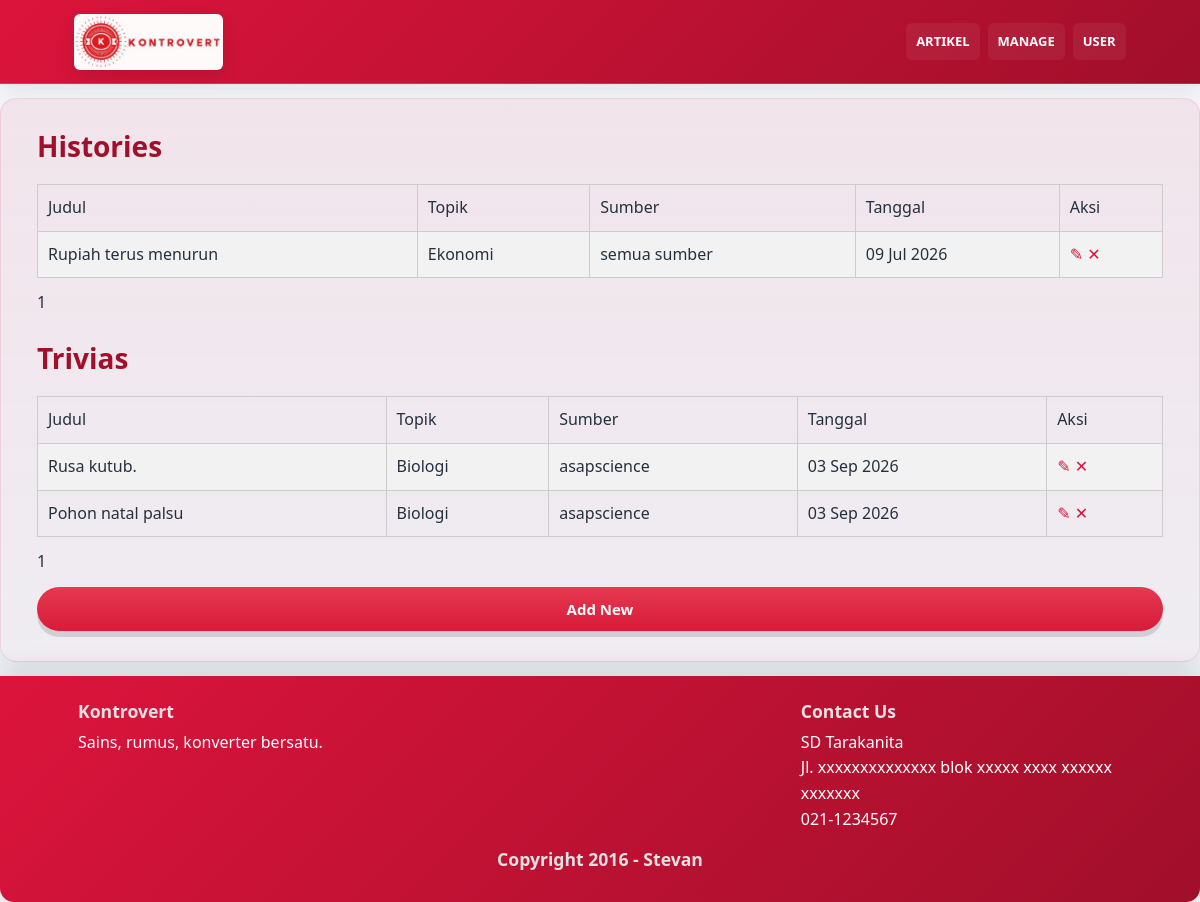
The app's page /CMS/shortArticleCMS.php (signed in), older data.
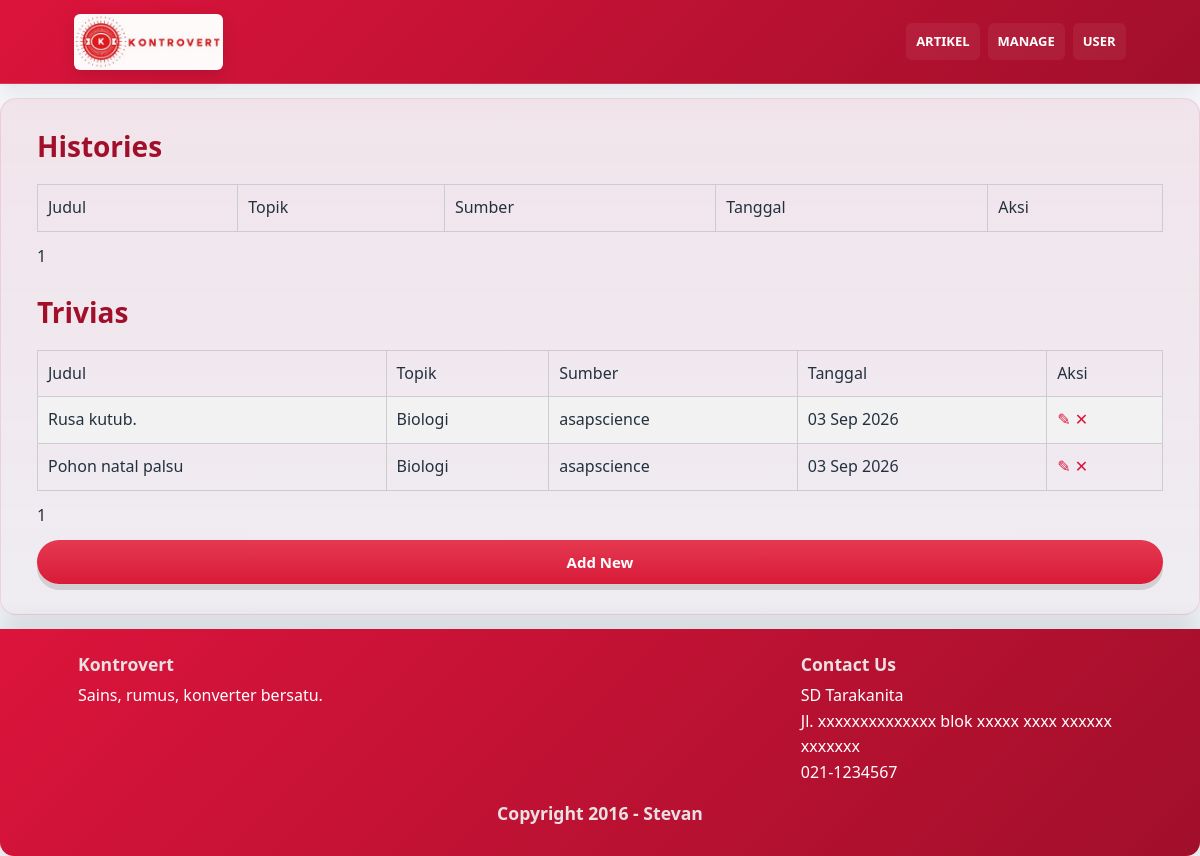
The same page, newer data.
### tables this page shows
CREATE TABLE `articles` (
  `id` int(11) NOT NULL,
  `idTopik` int(10) NOT NULL,
  `idJenis` int(11) NOT NULL,
  `gambar` varchar(100) NOT NULL,
  `judul` varchar(100) NOT NULL,
  `isi` text NOT NULL,
  `sumber` varchar(100) NOT NULL,
  `tanggal` date NOT NULL DEFAULT current_timestamp(),
  `idMateri` int(10) DEFAULT NULL,
  `created_by` varchar(20) NOT NULL
);

CREATE TABLE `topics` (
  `id` int(11) NOT NULL,
  `namaTopik` varchar(25) NOT NULL,
  `fg_in_news` tinyint(1) NOT NULL,
  `fg_in_materi` tinyint(1) NOT NULL,
  `fg_in_formulas` tinyint(1) NOT NULL
);

### CMS/shortArticleCMS.php (the view, shortened to what the changed rows need)
<?php
	require_once __DIR__ . '/../db.inc.php';
?>
<!DOCTYPE html>
<html>
    <head>
        <link rel="stylesheet" href="buttons.css">
	</head>
	<body>
        <div class="hero" role="banner">
			<div class="hero-inner">
				<h2>Histories</h2>
				<div class="hero-cta">
					<table id="contentMat" border="1">
                        <?php
                            $jml_list = 10;
                            $halamanHist = isset($_GET['pageH']) ? max(1, (int) $_GET['pageH']) : 1;
                            $offsetHist = ($halamanHist - 1) * $jml_list;
                            $sqlstr = "SELECT a.id, t.namaTopik, a.gambar,
                                            a.judul, a.isi, a.sumber, a.tanggal
                                        FROM articles a
                                            INNER JOIN topics t ON a.idTopik = t.id
                                        WHERE a.idjenis = 2
                                        ORDER BY a.id
                                        LIMIT $offsetHist,$jml_list";
                            $hasil = mysqli_query($db, $sqlstr);
                            $row = mysqli_fetch_row($hasil);
                            if($row)
                            {
                                do{
                                    list($id,$namaTopik,$gambar,$judul,$isi,$sumber,$tanggal) = $row;
                                    $judul_short = strlen($judul) > 25 ? substr($judul, 0, 25) . '...' : $judul;
                                    echo "<tr>";
                                        echo "<td title='$judul'>$judul_short</td>";
                                        echo "<td>$namaTopik</td>";
                                        echo "<td>$sumber</td>";
                                        echo "<td>" . date('d M Y', strtotime($tanggal)) ."</td>";
                                        echo"<td class='admin-actions'><a href=\"addEditArticle.php?linkID=$id\">✎</a>
                                            <a href=\"deleteArticle.php?table=articles&from=shortArticleCMS&linkID=$id\" onclick=\"return confirm('Are you sure you want to delete this data?');\">✕</a></td>";
                                    echo "</tr>";
                                }while($row = mysqli_fetch_row($hasil));
                            }
                        ?>
                    </table>
				</div>
                <br>
                <h2>Trivias</h2>
                <div class="hero-cta">
                    <table id="contentMat" border="1">
                        <?php
                            $halamanTr = isset($_GET['pageT']) ? max(1, (int) $_GET['pageT']) : 1;
                            $offsetTr = ($halamanTr - 1) * $jml_list;
                            $sqlstr = "SELECT a.id, t.namaTopik, a.gambar, a.judul, a.isi, a.sumber, a.tanggal
                                        FROM articles a
                                            INNER JOIN topics t ON a.idTopik = t.id
                                        WHERE a.idjenis = 4
                                        ORDER BY a.id
                                        LIMIT $offsetTr,$jml_list";
                            $hasilNews = mysqli_query($db, $sqlstr);
                            $rowNews = mysqli_fetch_row($hasilNews);
                            if($rowNews)
                            {
                                do{
                                    list($id,$namaTopik,$gambar,$judul,$isi,$sumber,$tanggal) = $rowNews;
                                    $judul_short = strlen($judul) > 25 ? substr($judul, 0, 25) . '...' : $judul;
                                    echo "<tr>";
                                        echo "<td title='$judul'>$judul_short</td>";
                                        echo "<td>$namaTopik</td>";
                                        echo "<td>$sumber</td>";
                                        echo "<td>" . date('d M Y', strtotime($tanggal)) ."</td>";
                                        echo"<td class='admin-actions'><a href=\"addEditArticle.php?linkID=$id\">✎</a>
                                            <a href=\"deleteArticle.php?table=articles&from=shortArticleCMS&linkID=$id\" onclick=\"return confirm('Are you sure you want to delete this data?');\">✕</a></td>";
                                    echo "</tr>";
                                }while($rowNews = mysqli_fetch_row($hasilNews));
                            }
                        ?>
                    </table>
                </div>
			</div>
		</div>
	</body>
</html>

Row changes from the older to the newer data that the page shows:
removed articles: judul "Rupiah terus menurun", idTopik.namaTopik "Ekonomi", sumber "semua sumber", tanggal "09 Jul 2026", shown under "Histories"
